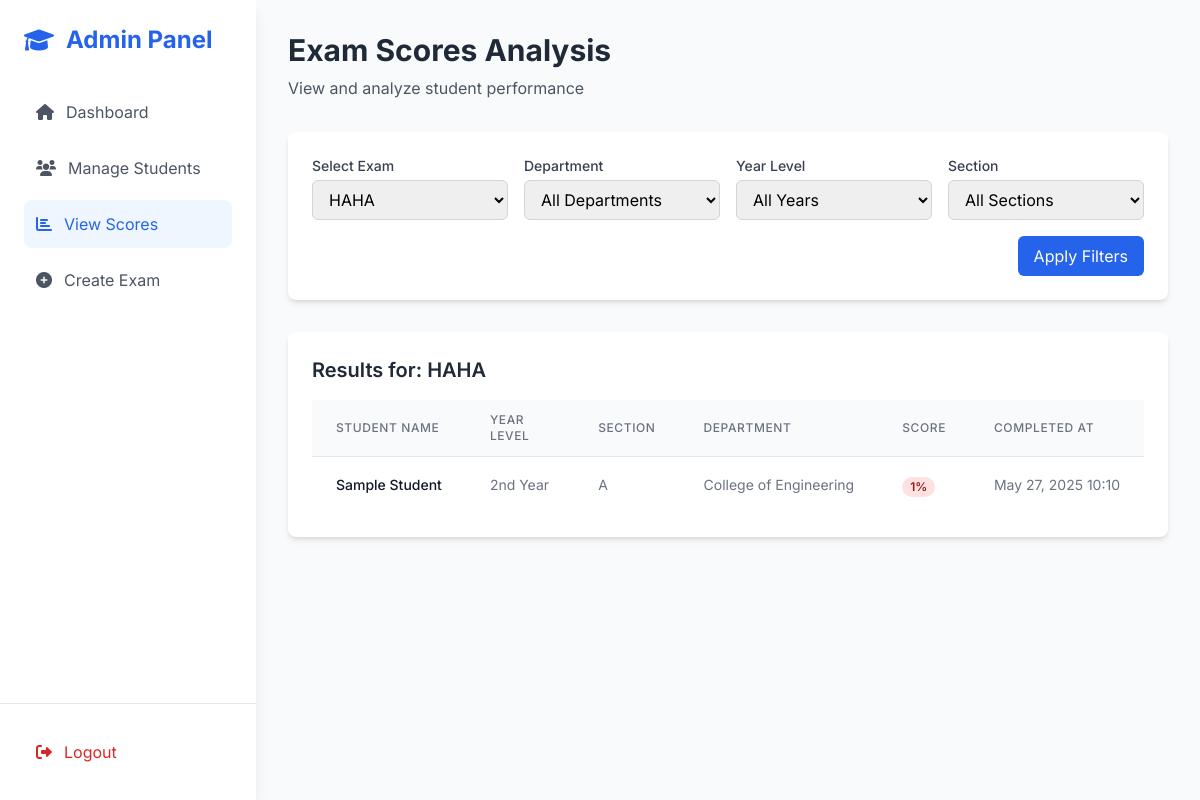
Screenshot of /admin-1/view_scores.php?exam_id=10 (signed in) with the database file from the repository.
### tables this page shows
CREATE TABLE `exams` (
  `id` int(11) NOT NULL,
  `title` varchar(100) NOT NULL,
  `description` text DEFAULT NULL,
  `duration_minutes` int(11) NOT NULL,
  `due_date` date DEFAULT NULL,
  `created_by` int(11) DEFAULT NULL,
  `created_at` timestamp NOT NULL DEFAULT current_timestamp()
);

CREATE TABLE `exam_attempts` (
  `id` int(11) NOT NULL,
  `student_id` int(11) NOT NULL,
  `exam_id` int(11) NOT NULL,
  `score` int(11) NOT NULL,
  `started_at` datetime DEFAULT NULL,
  `completed_at` datetime DEFAULT NULL
);

CREATE TABLE `students` (
  `id` int(11) NOT NULL,
  `full_name` varchar(100) NOT NULL,
  `email` varchar(100) NOT NULL,
  `password` varchar(255) NOT NULL,
  `year_level` enum('1st Year','2nd Year','3rd Year','4th Year') NOT NULL,
  `section` enum('A','B','C','D','E') NOT NULL,
  `registration_date` timestamp NOT NULL DEFAULT current_timestamp(),
  `department` varchar(255) NOT NULL DEFAULT ''
);

### admin-1/view_scores.php (the view, shortened to what this page needs)
<?php
include '../includes/db_connection.php';
$selected_exam_id = $_GET['exam_id'] ?? '';
$exams = [];
$stmt = $conn->prepare("SELECT * FROM exams ORDER BY created_at DESC");
if ($stmt) {
    $stmt->execute();
    $result = $stmt->get_result();
    while ($row = $result->fetch_assoc()) {
        $exams[] = $row;
    }
}
$exam_results = [];
$selected_exam_name = '';
if ($selected_exam_id) {
    $stmt = $conn->prepare("SELECT title FROM exams WHERE id = ?");
    $stmt->bind_param("i", $selected_exam_id);
    $stmt->execute();
    $result = $stmt->get_result();
    if ($row = $result->fetch_assoc()) {
        $selected_exam_name = $row['title'];
    }
    $query = "
        SELECT s.full_name, s.year_level, s.section, s.department, ea.score, ea.completed_at
        FROM exam_attempts ea
        JOIN students s ON ea.student_id = s.id
        WHERE ea.exam_id = ?
    ";
    $params = [$selected_exam_id];
    $types = "i";
    $query .= " ORDER BY ea.score DESC";
    $stmt = $conn->prepare($query);
    if ($stmt) {
        $stmt->bind_param($types, ...$params);
        $stmt->execute();
        $result = $stmt->get_result();
        while ($row = $result->fetch_assoc()) {
            $exam_results[] = $row;
        }
    }
}
?>
<!DOCTYPE html>
<html lang="en">
<head>
    <script src="https://cdn.tailwindcss.com"></script>
    <link href="https://cdnjs.cloudflare.com/ajax/libs/font-awesome/6.0.0/css/all.min.css" rel="stylesheet">
</head>
<body class="bg-gray-50">
    <div class="flex h-screen">
        <div id="mobileMenu" class="mobile-menu fixed lg:static w-64 bg-white shadow-lg flex flex-col h-full z-50">
            <div class="p-6 flex-1">
                <div class="flex items-center space-x-3 mb-8">
                    <i class="fas fa-graduation-cap text-2xl text-blue-600"></i>
                    <h2 class="text-2xl font-bold text-blue-600">Admin Panel</h2>
                </div>
                <nav class="space-y-2">
                    <a href="admin_dashboard.php" class="sidebar-item flex items-center space-x-3 text-gray-600 hover:bg-blue-50 hover:text-blue-600 p-3 rounded-lg">
                        <i class="fas fa-home"></i>
                        <span>Dashboard</span>
                    </a>
                    <a href="manage_students.php" class="sidebar-item flex items-center space-x-3 text-gray-600 hover:bg-blue-50 hover:text-blue-600 p-3 rounded-lg">
                        <i class="fas fa-users"></i>
                        <span>Manage Students</span>
                    </a>
                    <a href="view_scores.php" class="sidebar-item flex items-center space-x-3 text-blue-600 bg-blue-50 p-3 rounded-lg">
                        <i class="fas fa-chart-bar"></i>
                        <span>View Scores</span>
                    </a>
                    <a href="create_exam.php" class="sidebar-item flex items-center space-x-3 text-gray-600 hover:bg-blue-50 hover:text-blue-600 p-3 rounded-lg">
                        <i class="fas fa-plus-circle"></i>
                        <span>Create Exam</span>
                    </a>
                </nav>
            </div>
            <div class="p-6 border-t border-gray-200">
                <a href="../logout.php" class="sidebar-item flex items-center space-x-3 text-red-600 hover:bg-red-50 p-3 rounded-lg">
                    <i class="fas fa-sign-out-alt"></i>
                    <span>Logout</span>
                </a>
            </div>
        </div>
        <div class="flex-1 overflow-y-auto">
            <div class="p-4 lg:p-8">
                <div class="mb-8">
                    <h1 class="text-2xl lg:text-3xl font-bold text-gray-800">Exam Scores Analysis</h1>
                    <p class="text-gray-600 mt-2">View and analyze student performance</p>
                </div>
                <div class="bg-white rounded-lg shadow-md p-4 lg:p-6 mb-8">
                    <form method="GET" class="space-y-4">
                        <div class="grid grid-cols-1 md:grid-cols-2 lg:grid-cols-4 gap-4">
                            <div>
                                <label class="block text-sm font-medium text-gray-700 mb-1">Select Exam</label>
                                <select name="exam_id"
                                    class="w-full px-3 py-2 border border-gray-300 rounded-md focus:outline-none focus:ring-2 focus:ring-blue-500 focus:border-transparent">
                                    <?php foreach ($exams as $exam): ?>
                                        <option value="<?php echo $exam['id']; ?>" <?php echo ($selected_exam_id == $exam['id']) ? 'selected' : ''; ?>>
                                            <?php echo htmlspecialchars($exam['title']); ?>
                                        </option>
                                    <?php endforeach; ?>
                                </select>
                            </div>
                            <div>
                                <label class="block text-sm font-medium text-gray-700 mb-1">Department</label>
                                <select name="department"
                                    class="w-full px-3 py-2 border border-gray-300 rounded-md focus:outline-none focus:ring-2 focus:ring-blue-500 focus:border-transparent">
                                    <option value="">All Departments</option>
                                </select>
                            </div>
                            <div>
                                <label class="block text-sm font-medium text-gray-700 mb-1">Year Level</label>
                                <select name="year"
                                    class="w-full px-3 py-2 border border-gray-300 rounded-md focus:outline-none focus:ring-2 focus:ring-blue-500 focus:border-transparent">
                                    <option value="">All Years</option>
                                </select>
                            </div>
                            <div>
                                <label class="block text-sm font-medium text-gray-700 mb-1">Section</label>
                                <select name="section"
                                    class="w-full px-3 py-2 border border-gray-300 rounded-md focus:outline-none focus:ring-2 focus:ring-blue-500 focus:border-transparent">
                                    <option value="">All Sections</option>
                                </select>
                            </div>
                        </div>
                        <div class="flex justify-end">
                            <button type="submit" class="px-4 py-2 bg-blue-600 text-white rounded-md hover:bg-blue-700 focus:outline-none focus:ring-2 focus:ring-blue-500 focus:ring-offset-2 transition-colors duration-200">
                                Apply Filters
                            </button>
                        </div>
                    </form>
                </div>
                <?php if ($selected_exam_id): ?>
                    <div class="bg-white rounded-lg shadow-md p-4 lg:p-6">
                        <div class="mb-4">
                            <h2 class="text-lg lg:text-xl font-semibold text-gray-800">Results for: <?php echo htmlspecialchars($selected_exam_name); ?></h2>
                        </div>
                        <div class="overflow-x-auto">
                            <table class="min-w-full divide-y divide-gray-200">
                                <thead class="bg-gray-50">
                                    <tr>
                                        <th class="px-4 lg:px-6 py-3 text-left text-xs font-medium text-gray-500 uppercase tracking-wider">Student Name</th>
                                        <th class="px-4 lg:px-6 py-3 text-left text-xs font-medium text-gray-500 uppercase tracking-wider">Year Level</th>
                                        <th class="px-4 lg:px-6 py-3 text-left text-xs font-medium text-gray-500 uppercase tracking-wider">Section</th>
                                        <th class="px-4 lg:px-6 py-3 text-left text-xs font-medium text-gray-500 uppercase tracking-wider">Department</th>
                                        <th class="px-4 lg:px-6 py-3 text-left text-xs font-medium text-gray-500 uppercase tracking-wider">Score</th>
                                        <th class="px-4 lg:px-6 py-3 text-left text-xs font-medium text-gray-500 uppercase tracking-wider">Completed At</th>
                                    </tr>
                                </thead>
                                <tbody class="bg-white divide-y divide-gray-200">
                                    <?php foreach ($exam_results as $result): ?>
                                        <tr>
                                            <td class="px-4 lg:px-6 py-4 whitespace-nowrap">
                                                <div class="text-sm font-medium text-gray-900"><?php echo htmlspecialchars($result['full_name']); ?></div>
                                            </td>
                                            <td class="px-4 lg:px-6 py-4 whitespace-nowrap">
                                                <div class="text-sm text-gray-500"><?php echo htmlspecialchars($result['year_level']); ?></div>
                                            </td>
                                            <td class="px-4 lg:px-6 py-4 whitespace-nowrap">
                                                <div class="text-sm text-gray-500"><?php echo htmlspecialchars($result['section']); ?></div>
                                            </td>
                                            <td class="px-4 lg:px-6 py-4 whitespace-nowrap">
                                                <div class="text-sm text-gray-500"><?php echo htmlspecialchars($result['department']); ?></div>
                                            </td>
                                            <td class="px-4 lg:px-6 py-4 whitespace-nowrap">
                                                <span class="px-2 inline-flex text-xs leading-5 font-semibold rounded-full <?php echo $result['score'] >= 70 ? 'bg-green-100 text-green-800' : 'bg-red-100 text-red-800'; ?>">
                                                    <?php echo $result['score']; ?>%
                                                </span>
                                            </td>
                                            <td class="px-4 lg:px-6 py-4 whitespace-nowrap">
                                                <div class="text-sm text-gray-500">
                                                    <?php echo date('M d, Y H:i', strtotime($result['completed_at'])); ?>
                                                </div>
                                            </td>
                                        </tr>
                                    <?php endforeach; ?>
                                </tbody>
                            </table>
                        </div>
                    </div>
                <?php endif; ?>
            </div>
        </div>
    </div>
</body>
</html>

### admin-1/view_scores.php (style rules this page uses)
body { font-family: 'Inter', sans-serif; }
.sidebar-item { transition: all 0.3s ease; }

### rows the page displays
exams: title "HAHA"
exam_attempts: student.full_name "Sample Student", student.year_level "2nd Year", student.section "A", student.department "College of Engineering", score "1", completed_at "May 27, 2025 10:10"

### other values shown
form field exam_id "HAHA"
